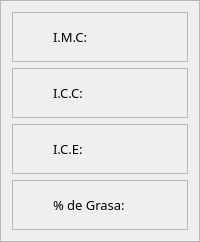
                              <widget class="QFrame" name="fr_salida1">
                               <property name="styleSheet">
                                <string notr="true">#fr_salida1 {
background-color: rgb(0, 0, 61);
border: 1px solid;
border-radius: 10px;
border-color: rgb(0, 0, 31);
}</string>
                               </property>
                               <property name="frameShape">
                                <enum>QFrame::StyledPanel</enum>
                               </property>
                               <property name="frameShadow">
                                <enum>QFrame::Raised</enum>
                               </property>
                               <layout class="QVBoxLayout" name="verticalLayout_38">
                                <item>
                                 <widget class="QFrame" name="fr_imc">
                                  <property name="minimumSize">
                                   <size>
                                    <width>0</width>
                                    <height>50</height>
                                   </size>
                                  </property>
                                  <property name="maximumSize">
                                   <size>
                                    <width>16777215</width>
                                    <height>50</height>
                                   </size>
                                  </property>
                                  <property name="frameShape">
                                   <enum>QFrame::StyledPanel</enum>
                                  </property>
                                  <property name="frameShadow">
                                   <enum>QFrame::Raised</enum>
                                  </property>
                                  <layout class="QHBoxLayout" name="horizontalLayout_19">
                                   <item>
                                    <widget class="QLabel" name="lbl_icon">
                                     <property name="minimumSize">
                                      <size>
                                       <width>25</width>
                                       <height>25</height>
                                      </size>
                                     </property>
                                     <property name="maximumSize">
                                      <size>
                                       <width>25</width>
                                       <height>25</height>
                                      </size>
                                     </property>
                                     <property name="text">
                                      <string/>
                                     </property>
                                     <property name="pixmap">
                                      <pixmap>:/icons/icon_lista.png</pixmap>
                                     </property>
                                     <property name="scaledContents">
                                      <bool>true</bool>
                                     </property>
                                     <property name="alignment">
                                      <set>Qt::AlignCenter</set>
                                     </property>
                                    </widget>
                                   </item>
                                   <item>
                                    <widget class="QLabel" name="lbl_imc">
                                     <property name="font">
                                      <font>
                                       <family>Circular Std</family>
                                       <pointsize>10</pointsize>
                                      </font>
                                     </property>
                                     <property name="text">
                                      <string>I.M.C:</string>
                                     </property>
                                    </widget>
                                   </item>
                                  </layout>
                                 </widget>
                                </item>
                                <item>
                                 <widget class="QFrame" name="fr_icc">
                                  <property name="minimumSize">
                                   <size>
                                    <width>0</width>
                                    <height>50</height>
                                   </size>
                                  </property>
                                  <property name="maximumSize">
                                   <size>
                                    <width>16777215</width>
                                    <height>50</height>
                                   </size>
                                  </property>
                                  <property name="frameShape">
                                   <enum>QFrame::StyledPanel</enum>
                                  </property>
                                  <property name="frameShadow">
                                   <enum>QFrame::Raised</enum>
                                  </property>
                                  <layout class="QHBoxLayout" name="horizontalLayout_20">
                                   <item>
                                    <widget class="QLabel" name="lbl_icon_2">
                                     <property name="minimumSize">
                                      <size>
                                       <width>25</width>
                                       <height>25</height>
                                      </size>
                                     </property>
                                     <property name="maximumSize">
                                      <size>
                                       <width>25</width>
                                       <height>25</height>
                                      </size>
                                     </property>
                                     <property name="text">
                                      <string/>
                                     </property>
                                     <property name="pixmap">
                                      <pixmap>:/icons/icon_lista.png</pixmap>
                                     </property>
                                     <property name="scaledContents">
                                      <bool>true</bool>
                                     </property>
                                     <property name="alignment">
                                      <set>Qt::AlignCenter</set>
                                     </property>
                                    </widget>
                                   </item>
                                   <item>
                                    <widget class="QLabel" name="lbl_icc">
                                     <property name="font">
                                      <font>
                                       <family>Circular Std</family>
                                       <pointsize>10</pointsize>
                                      </font>
                                     </property>
                                     <property name="text">
                                      <string>I.C.C:</string>
                                     </property>
                                    </widget>
                                   </item>
                                  </layout>
                                 </widget>
                                </item>
                                <item>
                                 <widget class="QFrame" name="fr_ice">
                                  <property name="minimumSize">
                                   <size>
                                    <width>0</width>
                                    <height>50</height>
                                   </size>
                                  </property>
                                  <property name="maximumSize">
                                   <size>
                                    <width>16777215</width>
                                    <height>50</height>
                                   </size>
                                  </property>
                                  <property name="frameShape">
                                   <enum>QFrame::StyledPanel</enum>
                                  </property>
                                  <property name="frameShadow">
                                   <enum>QFrame::Raised</enum>
                                  </property>
                                  <layout class="QHBoxLayout" name="horizontalLayout_21">
                                   <item>
                                    <widget class="QLabel" name="lbl_icon_3">
                                     <property name="minimumSize">
                                      <size>
                                       <width>25</width>
                                       <height>25</height>
                                      </size>
                                     </property>
                                     <property name="maximumSize">
                                      <size>
                                       <width>25</width>
                                       <height>25</height>
                                      </size>
                                     </property>
                                     <property name="text">
                                      <string/>
                                     </property>
                                     <property name="pixmap">
                                      <pixmap>:/icons/icon_lista.png</pixmap>
                                     </property>
                                     <property name="scaledContents">
                                      <bool>true</bool>
                                     </property>
                                     <property name="alignment">
                                      <set>Qt::AlignCenter</set>
                                     </property>
                                    </widget>
                                   </item>
                                   <item>
                                    <widget class="QLabel" name="lbl_ice">
                                     <property name="font">
                                      <font>
                                       <family>Circular Std</family>
                                       <pointsize>10</pointsize>
                                      </font>
                                     </property>
                                     <property name="text">
                                      <string>I.C.E:</string>
                                     </property>
                                    </widget>
                                   </item>
                                  </layout>
                                 </widget>
                                </item>
                                <item>
                                 <widget class="QFrame" name="fr_porcent_grasa">
                                  <property name="minimumSize">
                                   <size>
                                    <width>0</width>
                                    <height>50</height>
                                   </size>
                                  </property>
                                  <property name="maximumSize">
                                   <size>
                                    <width>16777215</width>
                                    <height>50</height>
                                   </size>
                                  </property>
                                  <property name="frameShape">
                                   <enum>QFrame::StyledPanel</enum>
                                  </property>
                                  <property name="frameShadow">
                                   <enum>QFrame::Raised</enum>
                                  </property>
                                  <layout class="QHBoxLayout" name="horizontalLayout_22">
                                   <item>
                                    <widget class="QLabel" name="lbl_icon_4">
                                     <property name="minimumSize">
                                      <size>
                                       <width>25</width>
                                       <height>25</height>
                                      </size>
                                     </property>
                                     <property name="maximumSize">
                                      <size>
                                       <width>25</width>
                                       <height>25</height>
                                      </size>
                                     </property>
                                     <property name="text">
                                      <string/>
                                     </property>
                                     <property name="pixmap">
                                      <pixmap>:/icons/icon_lista.png</pixmap>
                                     </property>
                                     <property name="scaledContents">
                                      <bool>true</bool>
                                     </property>
                                     <property name="alignment">
                                      <set>Qt::AlignCenter</set>
                                     </property>
                                    </widget>
                                   </item>
                                   <item>
                                    <widget class="QLabel" name="lbl_porcent_grasa">
                                     <property name="font">
                                      <font>
                                       <family>Circular Std</family>
                                       <pointsize>10</pointsize>
                                      </font>
                                     </property>
                                     <property name="text">
                                      <string>% de Grasa:</string>
                                     </property>
                                    </widget>
                                   </item>
                                  </layout>
                                 </widget>
                                </item>
                               </layout>
                              </widget>
